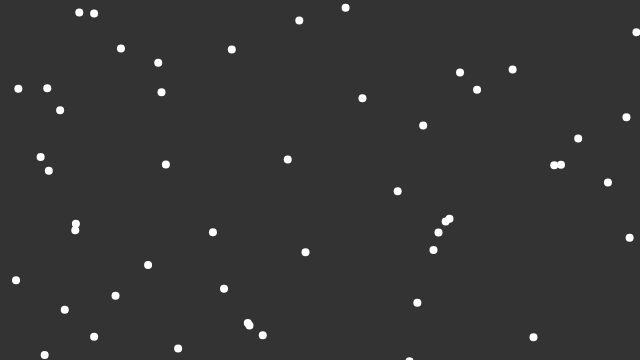
Frame 1 (no input)
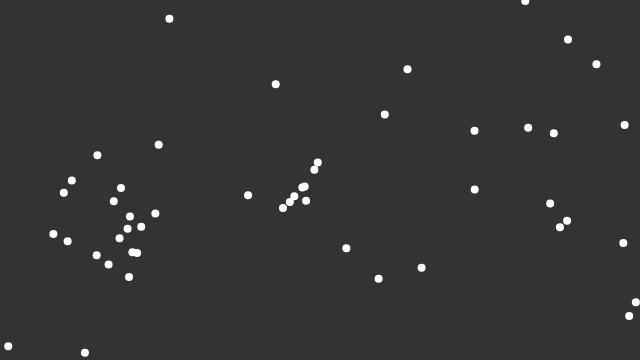
Frame 60 (no input)
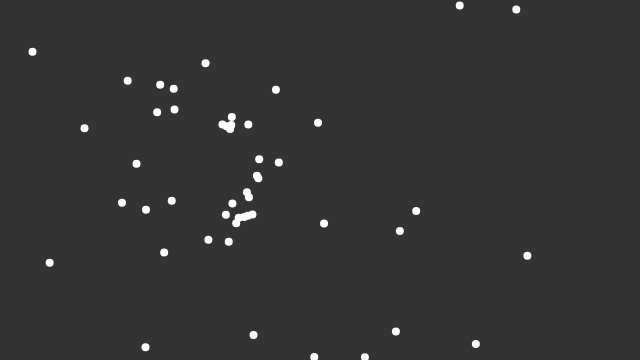
Frame 120 (the mouse pressed at the canvas centre since frame 60)

The p5.js sketch that drew these frames (run headless with seeded random() and noise() and a simulated clock; from frame 60 on, the mouse is pressed at the canvas centre):

// p5.js sketch
// ── sketch.js
const flock = [];

function setup() {
  createCanvas(640, 360);
  for (let i = 0; i < 50; i++) { //create a bunch
    flock.push(new Boid()); //of boid class
  }
}

function draw() {
  background(51)

  for (let boid of flock) { // boid iterats over flock
    boid.edges();
    boid.flock(flock);
    boid.update(); //position
    boid.show(); //what it is (draw)
  }
}
// ── boid.js
class Boid {
  //this.means it keeps track of it's individual position, velocity, accleration etc
  constructor() {
    this.position = createVector(random(width), random(height));
    this.velocity = p5.Vector.random2D();
    this.velocity.setMag(random(2, 4));
    this.acceleration = createVector();
    this.maxForce = 0.1;
    this.maxSpeed = 4;
  }

  edges() {
    if (this.position.x > width) {
      this.position.x = 0;
    } else if (this.position.x < 0) {
      this.position.x = width;
    }
    if (this.position.y > height) {
      this.position.y = 0;
    } else if (this.position.y < 0) {
      this.position.y = height;
    }
  }


  align(boids) {
    let neighbourPerception = 100;
    let steering = createVector();
    let total = 0;
    for (let other of boids) {
      let d = dist(
        this.position.x, //check current position
        this.position.y, //against other boids
        other.position.x,
        other.position.x);
      if (other != this && d < neighbourPerception) { //ignore current boid
        steering.add(other.velocity);
        total++;
      }
    }
    if (total > 0) {
      steering.div(total);
      steering.setMag(this.maxSpeed);
      steering.sub(this.velocity);
      steering.limit(this.maxForce);

    }
    return steering;
  }

  cohesion(boids) {
    let neighbourPerception = 100;
    let steering = createVector();
    let total = 0;
    for (let other of boids) {
      let d = dist(
        this.position.x, //check current position
        this.position.y, //against other boids
        other.position.x,
        other.position.x);
      if (other != this && d < neighbourPerception) { //ignore current boid
        steering.add(other.position);
        total++;
      }
    }
    if (total > 0) {
      steering.div(total);
      steering.sub(this.position);
      steering.setMag(this.maxSpeed);
      steering.sub(this.velocity);
      steering.limit(this.maxForce);

    }
    return steering;
  }

  flock(boids) {
    let alignment = this.align(boids);
    let cohesion = this.cohesion(boids);
    this.acceleration.add(alignment);
    this.acceleration.add(cohesion);
  }
  update() {
    this.position.add(this.velocity);
    this.velocity.add(this.acceleration);
    this.velocity.limit(this.maxSpeed);
    this.acceleration.mult(0);
  }

  show() {
    strokeWeight(8);
    stroke(255);
    point(this.position.x, this.position.y);
  }
}
